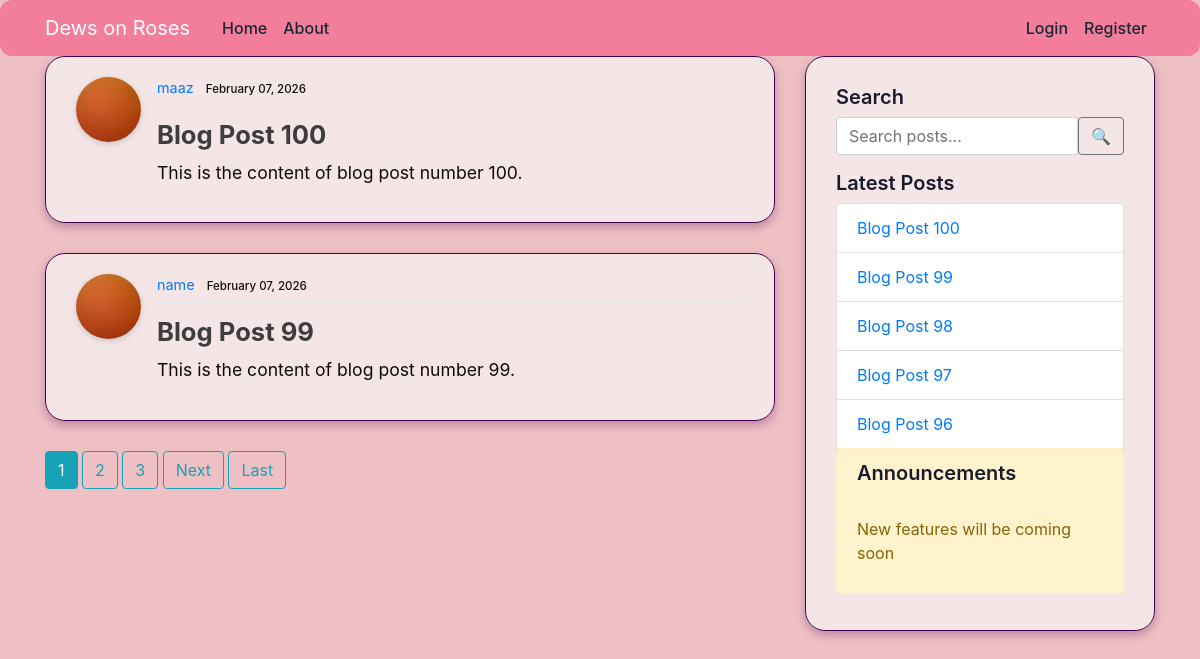
Before: / with the older database file.
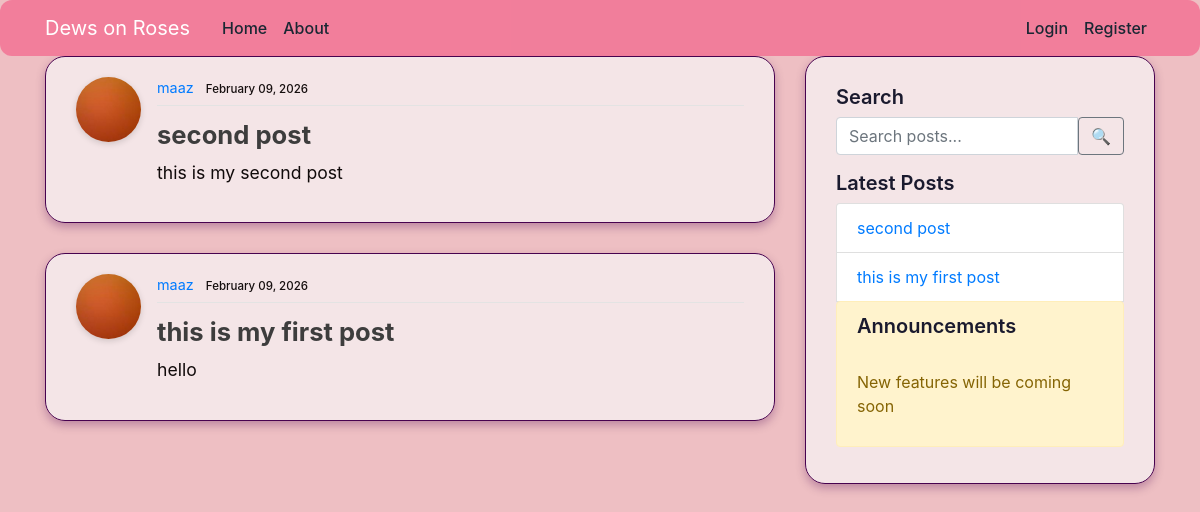
After: the same page with the newer database file.
### blog/models.py (models this page shows, shortened)
class Post(models.Model):
    title = models.CharField(max_length=100)
    content= models.TextField()
    date_posted = models.DateTimeField(default=timezone.now)
    author = models.ForeignKey(User, on_delete= models.CASCADE)

### users/models.py (models this page shows, shortened)
class Profile(models.Model):
    user = models.OneToOneField(User, on_delete=models.CASCADE)
    image = models.ImageField( upload_to='profile_pics',
      default='default.jpg',
        blank=True,
       )

### blog/views.py (the view)
# urls.py: path('', PostListView.as_view(), name='blog-home'),
class PostListView(ListView):
    model=Post
    template_name = 'blog/home.html' #<app>/<model>_<viewtype>.html
    context_object_name = 'posts'
    ordering = ['-date_posted']
    paginate_by=2

### blog/context_processors.py (called while the page is built)
def sidebar_data(request):
    return {
        'latest_posts': Post.objects.order_by('-date_posted')[:5]
    }

### blog/templates/blog/home.html (shortened to what this page needs)
{% extends "blog/base.html" %}
{% block content %}
    {% for post in posts %}
        <article class="media content-section">
          <img class="rounded-circle article-img" src="{{ post.author.profile.image.url }}">
          <div class="media-body">
            <div class="article-metadata">
              <a class="mr-2" href="{% url 'user-post' post.author.username %}">{{ post.author }}</a>
              <small class="text-muted">{{ post.date_posted|date:"F d, Y" }}</small>
            </div>
            <h2><a class="article-title" href="{% url 'post-detail' post.id %}">{{ post.title }}</a></h2>
            <p class="article-content">{{ post.content }}</p>
          </div>
        </article>
    {% endfor %}
    {% if is_paginated %}
    {% for num in page_obj.paginator.page_range %}
      {% if page_obj.number == num %}
                <a class="btn btn-info mb-4" href ="?page={{ num }}">{{ num }}</a>
      {% elif num > page_obj.number|add:'-3' and num < page_obj.number|add:'3' %}
          <a class="btn btn-outline-info mb-4" href ="?page={{ num }}">{{ num }}</a>
      {% endif %}
    {% endfor %}
      {% if page_obj.has_next %}
      <a class="btn btn-outline-info mb-4" href="?page={{ page_obj.next_page_number }}">Next</a>
        <a class="btn btn-outline-info mb-4" href ="?page={{ page_obj.paginator.num_pages }}">Last</a>
      {% endif %}
    {% endif %}
{% endblock  %}

### blog/templates/blog/base.html (shortened to what this page needs)
{% load static %}
<!DOCTYPE html>
<html lang="en">
<head>
    <link rel="stylesheet" href="https://cdn.jsdelivr.net/npm/bootstrap@4.0.0/dist/css/bootstrap.min.css">
    <link rel="stylesheet" type="text/css" href="{% static 'blog/main.css' %}">
</head>
<body>
   <header class="site-header">
<nav class="navbar navbar-expand-md navbar-dark bg-steel fixed-top">
    <div class="container">
      <a class="navbar-brand mr-4" href="/">Dews on Roses</a>
      <div class="collapse navbar-collapse" id="navbarToggle">
        <div class="navbar-nav mr-auto">
          <a class="nav-item nav-link" href="{% url 'blog-home' %}">Home</a>
          <a class="nav-item nav-link" href="{% url 'blog-about' %}">About</a>
        </div>
        <div class="navbar-nav">
          {% if user.is_authenticated %}
              <a class="nav-item nav-link" href="{% url 'post-create' %}">New Post</a>
              <a class="nav-item nav-link" href="{% url 'profile' %}">Profile</a>
              <form method="POST" action="{% url 'logout' %}">
            {% csrf_token %}
            <button type="submit" class="nav-item nav-link btn btn-link">
              Logout
            </button>
          </form>
          {% else %}
          <a class="nav-item nav-link" href="{% url 'login' %}">Login</a>
          <a class="nav-item nav-link" href="{% url 'register' %}">Register</a>
          {% endif %}
        </div>
      </div>
    </div>
  </nav>
</header>
<main role="main" class="content">
  <div class="container">
    <div class="row">
        <div class="col-md-8">
        {% block content %}{% endblock %}
        </div>
        <div class="col-md-4">
        <div class="content-section">
                <h5>Search</h5>
                <form method="GET" action="{% url 'search' %}">
                  <div class="input-group mb-3">
                    <input
                      type="text"
                      name="q"
                      class="form-control"
                      placeholder="Search posts..."
                      required
                    >
                    <button class="btn btn-outline-secondary" type="submit">
                      🔍
                    </button>
                  </div>
                </form>
                        <h5>Latest Posts</h5>
              <ul class="list-group">
                {% for post in latest_posts %}
                  <li class="list-group-item">
                    <a href="{% url 'post-detail' post.id %}">
                      {{ post.title|truncatechars:30 }}
                    </a>
                  </li>
                {% empty %}
                  <li class="list-group-item">No posts yet</li>
                {% endfor %}
            <div class="alert alert-warning" >
              <div>
                <h5>Announcements </h5>
              </div>
              <br><p>
          New features will be coming soon</p>
            </div>
          </ul>
        </div>
        </div>
    </div>
    </div>
    </main>
</body>
</html>

### blog/static/blog/main.css (style rules this page uses)
html, body { height: 100%; margin: 0; }
body { display: flex; flex-direction: column; padding-top: 56px; min-height: 100vh; background-color: rgb(238, 191, 195); }
main.content { flex: 1; min-height: calc(100vh - 56px); }
main.content > .container { flex: 1; }
h1, h2, h3, h4, h5, h6 { color: #1a1a2e; font-weight: 600; margin-bottom: 0.5rem; }
ul { margin: 0; padding-left: 1.2rem; list-style-type: disc; }
.bg-steel { background-color: #f36e91cc; transition: background-color 0.3s ease; border-radius: 12px; }
.site-header .navbar-nav .nav-link { color: #1a2733; font-weight: 500; transition: color 0.3s ease; }
.content-section { background: rgba(247, 245, 247, 0.7); padding: 20px 30px; border: 1px solid #47024f; border-radius: 20px; margin-bottom: 30px; box-shadow: 0 4px 10px rgba(71, 2, 79, 0.3); transition: box-shadow 0.3s ease; }
.article-title { color: #3d3d3d; font-weight: 700; font-size: 1.6rem; margin-bottom: 0.5rem; }
.article-content { color: #100a0a; white-space: pre-line; font-size: 1.1rem; line-height: 1.5; }
.article-img { height: 65px; width: 65px; margin-right: 16px; border-radius: 12px; object-fit: cover; box-shadow: 0 2px 6px rgba(0,0,0,0.15); }
small.text-muted { color: #150e0e !important; font-weight: 500; }
.article-metadata { color: #ec94a4; padding-bottom: 6px; margin-bottom: 8px; border-bottom: 1px solid #e3e3e3; font-size: 0.9rem; }

Changed rows visible on the page:
removed Post: author.profile.image (placeholder picture), author "maaz", date_posted "February 07, 2026", title "Blog Post 100", content "This is the content of blog post number 100."
removed Post: author.profile.image (placeholder picture), author "name", date_posted "February 07, 2026", title "Blog Post 99", content "This is the content of blog post number 99."
removed Post: title "Blog Post 98", shown under "Latest Posts"
removed Post: title "Blog Post 97", shown under "Latest Posts"
removed Post: title "Blog Post 96", shown under "Latest Posts"
added Post: author.profile.image (placeholder picture), author "maaz", date_posted "February 09, 2026", title "second post", content "this is my second post"
added Post: author.profile.image (placeholder picture), author "maaz", date_posted "February 09, 2026", title "this is my first post", content "hello"
Other visible differences:
list line gone: "1"
list line gone: "2"
list line gone: "3"
text no longer shown: "Next Last"
